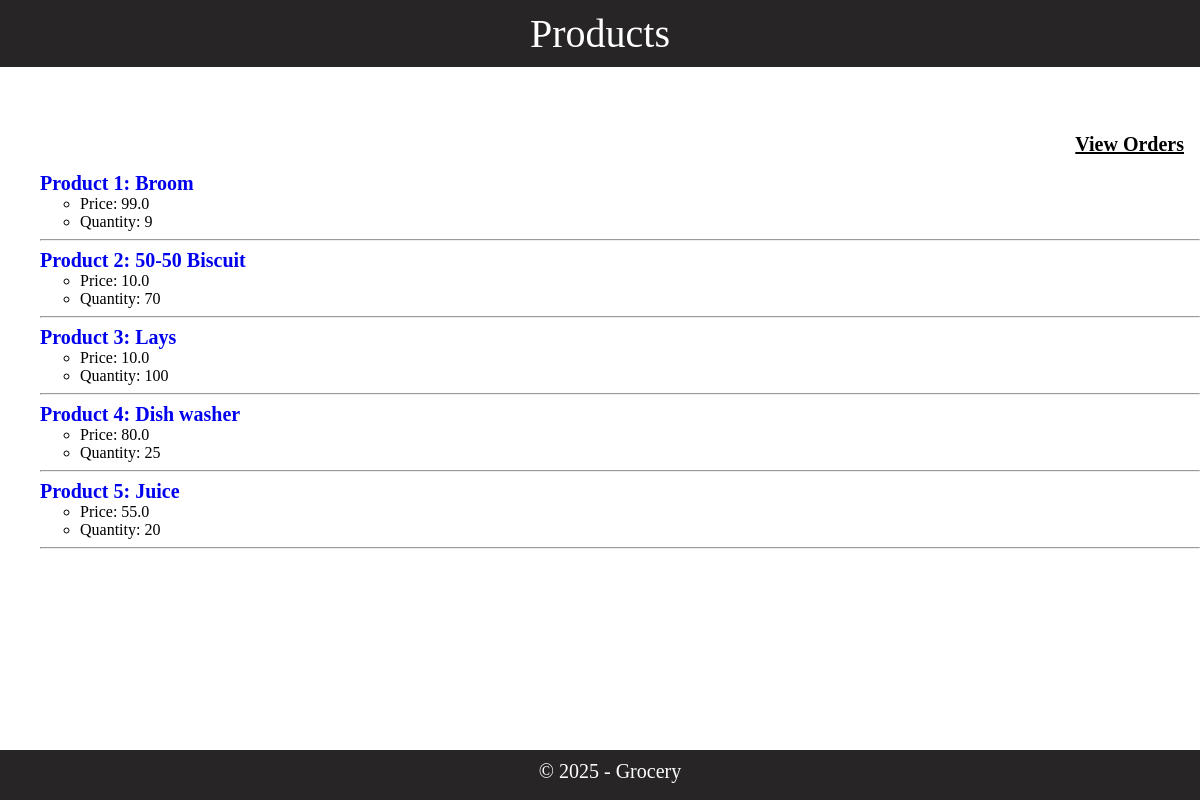
Screenshot of /products/ with the database file from the repository.
### products/models.py (models this page shows, shortened)
class Product(models.Model):
    name = models.CharField(max_length=50)
    price = models.FloatField()
    qty_on_hand = models.IntegerField(default=0)

### products/views.py (the view)
# urls.py: path("", views.index, name="index"),
def index(request):
    products = Product.objects.all()
    return render(request, "products/index.html", {"products": products})

### products/templates/products/index.html
{% extends "products/layout.html" %}
{% block header %}Products{% endblock %}
{% block body %}
    <a href="{% url 'orders' %}" style="font-weight: bold; color:#000; font-size: 20px; padding:16px; float: right">View Orders</a>
    <ul style="clear: both">
        {% for product in products %}
            <a style="font-weight: bold; font-size: 20px; text-decoration: none;" href="{% url 'product' product.id %}">
                Product {{ product.id }}: {{ product.name }}
            </a>
            <ul>
                <li>Price: {{ product.price }} </li>
                <li>Quantity: {{ product.qty_on_hand }} </li>
            </ul>
            <hr/>
        {% endfor %}
    </ul>
{% endblock %}

### rows the page displays
Product: id "1", name "Broom", price "99.0", qty_on_hand "9"
Product: id "2", name "50-50 Biscuit", price "10.0", qty_on_hand "70"
Product: id "3", name "Lays", price "10.0", qty_on_hand "100"
Product: id "4", name "Dish washer", price "80.0", qty_on_hand "25"
Product: id "5", name "Juice", price "55.0", qty_on_hand "20"
